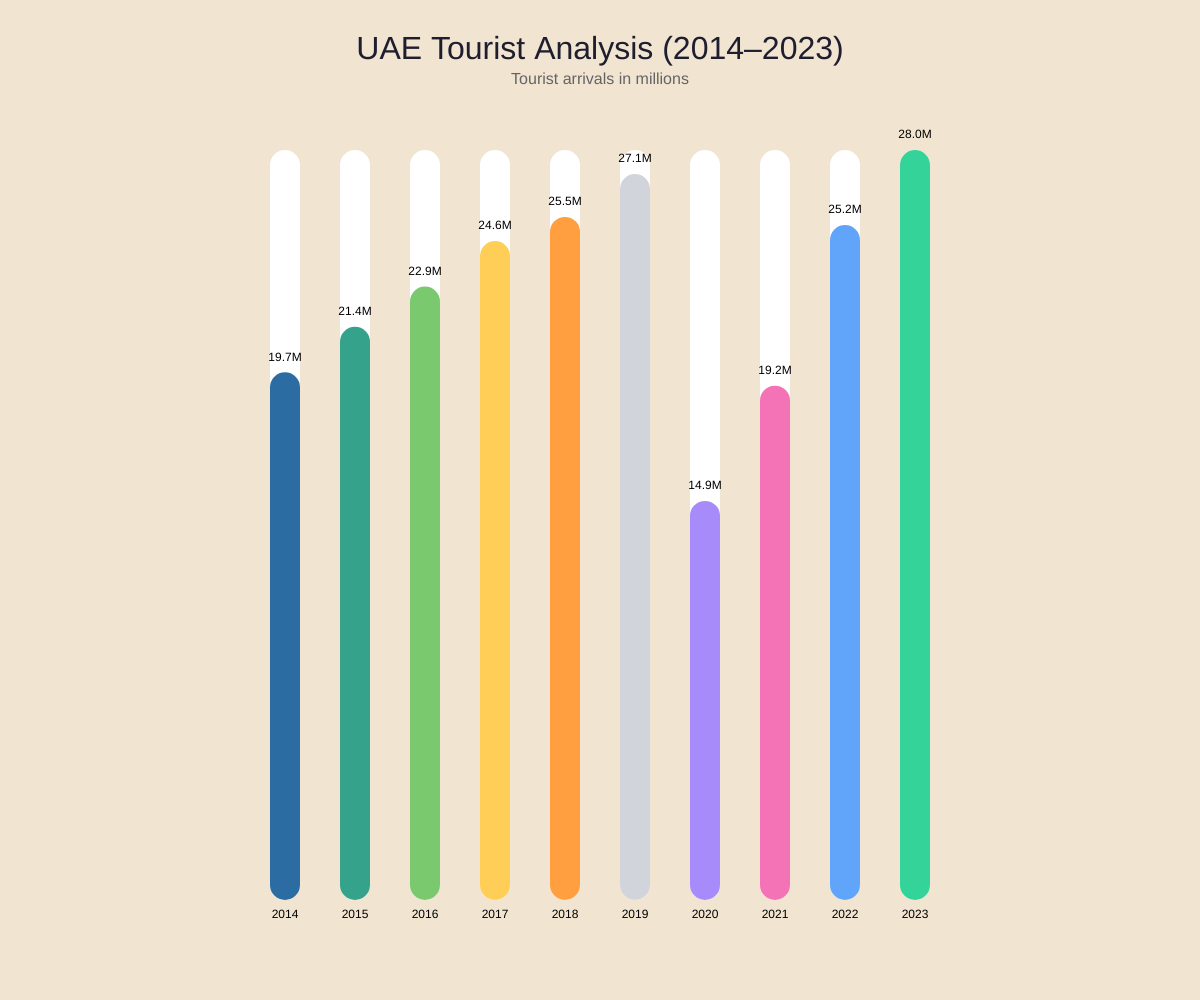
Frame 1 (no input)
Frame 2 (the mouse pressed at the canvas centre, redrawn once): identical to frame 1, image omitted

The p5.js sketch that drew this single still picture (run headless with seeded random() and noise() and a simulated clock; the mouse was pressed at the canvas centre and the sketch redrawn once):

// p5.js sketch
// ── sketch.js
let years = [
  "2014", "2015", "2016", "2017", "2018", 
  "2019", "2020", "2021", "2022", "2023"
];

let tourists = [
  19.70, 21.40, 22.90, 24.60, 25.50, 
  27.10, 14.90, 19.20, 25.20, 28
];

let colors = ['#2B6CA3', '#35A28B', '#7BC96F', '#FFCE56', '#FF9F40', '#D1D5DB', '#A78BFA', '#F472B6', '#60A5FA', '#34D399'];
let maxVal;

function setup() {
  createCanvas(windowWidth, windowHeight);
  background(255);
  maxVal = max(tourists);
  noLoop();
  textAlign(CENTER, CENTER);
}

function draw() {
  background('#F1E5D1');

  // Title
  fill('#1E1E2F');
  textSize(32);
  text("UAE Tourist Analysis (2014–2023)", width / 2, 50);
  textSize(16);
  fill(100);
  text("Tourist arrivals in millions", width / 2, 80);

  let chartHeight = height - 250;
  let chartWidth = 500;
  let barWidth = 30;
  let spacing = 40;
  let startX = (width - ((barWidth + spacing) * years.length - spacing)) / 2;
  let bottom = height - 100;
  let cornerRadius = 20;

  // Draw bars
  for (let i = 0; i < tourists.length; i++) {
    let value = tourists[i];
    let barHeight = map(value, 0, maxVal, 0, chartHeight);

    // Background bar
    fill(255);
    noStroke();
    rect(startX + i * (barWidth + spacing), bottom - chartHeight, barWidth, chartHeight, cornerRadius);

    // Colored bar
    fill(colors[i]);
    rect(startX + i * (barWidth + spacing), bottom - barHeight, barWidth, barHeight, cornerRadius);

    // Value text
    fill(0);
    textSize(12);
    text(nf(value, 1, 1) + "M", startX + i * (barWidth + spacing) + barWidth / 2, bottom - barHeight - 15);

    // Year label
    textSize(12);
    text(years[i], startX + i * (barWidth + spacing) + barWidth / 2, bottom + 15);
  }
}

function mouseClicked() {
  // Change colors array to new random colors
  for (let i = 0; i < colors.length; i++) {
    colors[i] = color(random(50, 255), random(50, 255), random(50, 255)).toString('#rrggbb');
  }
  redraw();
}
